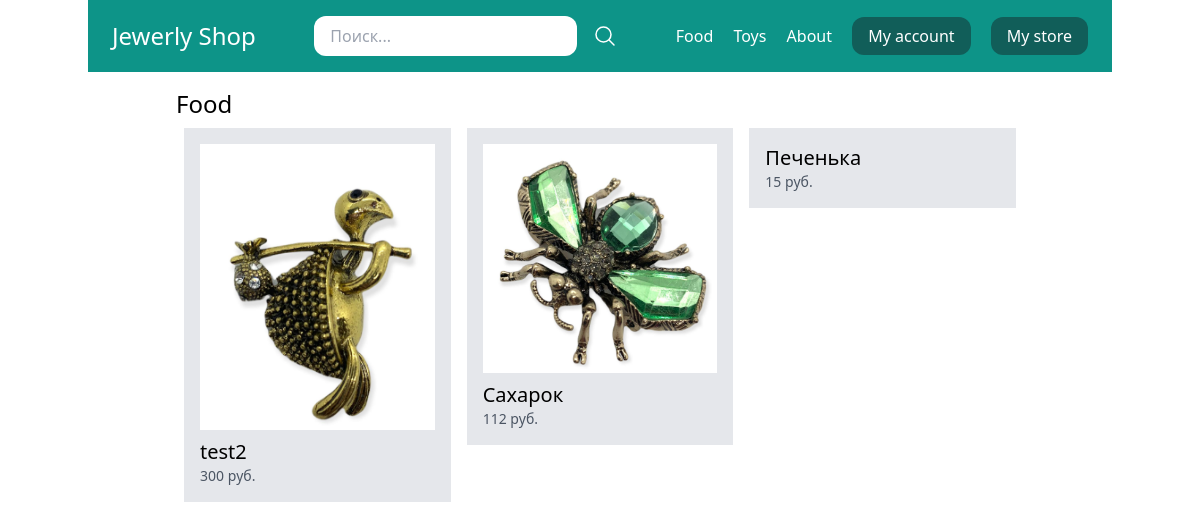
Screenshot of /food/ (signed in) with the database file from the repository.
### store/models.py (models this page shows, shortened)
class Category(models.Model):
    title = models.CharField(max_length=50, verbose_name='Название')
    slug = models.SlugField(max_length=50, verbose_name='Слаг')
    class Meta:
        verbose_name = 'Категория(ю)'
        verbose_name_plural = 'Категории'

class Product(models.Model):
    DRAFT = 'Черновик'
    WAITING_APPROVAL = 'Ожидает подтверждения'
    ACTIVE = 'Активный'
    DELETED = 'Удалён'
    STATUS_CHOICES = (
        (DRAFT, 'Черновик'),
        (WAITING_APPROVAL, 'Ожидает подтверждения'),
        (ACTIVE, 'Активный'),
        (DELETED, 'Удалён'),
    )
    user = models.ForeignKey(
        User, related_name='products', on_delete=models.CASCADE, verbose_name='Пользователь')
    category = models.ForeignKey(
        Category, related_name='products', on_delete=models.CASCADE, verbose_name='Категория')
    title = models.CharField(max_length=50, verbose_name='Название')
    slug = models.SlugField(max_length=50, verbose_name='Слаг')
    description = models.TextField(blank=True, verbose_name='Описание')
    price = models.IntegerField()
    created_at = models.DateTimeField(auto_now_add=True)
    updated_at = models.DateTimeField(auto_now=True)
    image = models.ImageField(upload_to='uploads/product_images/', blank=True, null=True)
    status = models.CharField(
        max_length=50, verbose_name='Статус', choices=STATUS_CHOICES, default=ACTIVE)
    class Meta:
        verbose_name = 'Товар'
        verbose_name_plural = 'Товары'
        ordering = ('-created_at',)
    def get_display_price(self):
        return self.price

### store/views.py (the view)
# urls.py: path('<slug:slug>/', views.category_detail, name='category_detail'),
def category_detail(request, slug):
    category = get_object_or_404(Category, slug=slug)
    products = category.products.filter(status=Product.ACTIVE)
    return render(request, 'store/category_detail.html', {
        'category': category,
        'products': products
    })

### store/templatetags/menu.py (called while the page is built)
@register.inclusion_tag('core/menu.html')
def menu():
    categories = Category.objects.all()
    return {'categories': categories}

### store/templates/store/category_detail.html (shortened to what this page needs)
{% extends 'core/base.html' %}
{% block content %}
    <h1 class='text-2xl'>{{ category.title }}</h1>
    {% include 'store/partials/products.html' %}
 {% endblock %}

### core/templates/core/menu.html (shortened to what this page needs)
{% for category in categories %}
<a href="{% url 'category_detail' category.slug %}" class="text-white">{{ category.title }}</a>
{% endfor %}
<a href="{% url 'about' %}" class="text-white">About</a>

### store/templates/store/partials/products.html
<div class="flex flex-wrap">
    {% for product in products %}
       <div class="product w-1/3 p-2">
           <div class="p-4 bg-gray-200">
               <a href="{% url 'product_detail' product.category.slug product.slug %}">
                   {% if product.image %}
                   <div class="image mb-2">
                       <img src="{{ product.image.url }}" alt="Image of {{ product.title }}">
                   </div>
                   {% endif %}
                   <h2 class="text-xl">{{ product.title }}</h2>
                   <p class="text-sm text-gray-600">
                       {{ product.get_display_price }} руб.
                   </p>
               </a>
           </div>
       </div>
   {% endfor %}
   </div>

### rows the page displays
Category: title "Food"
Category: title "Toys"
Product: image (picture), title "test2", get_display_price "300"
Product: image (picture), title "Сахарок", get_display_price "112"
Product: title "Печенька", get_display_price "15"
